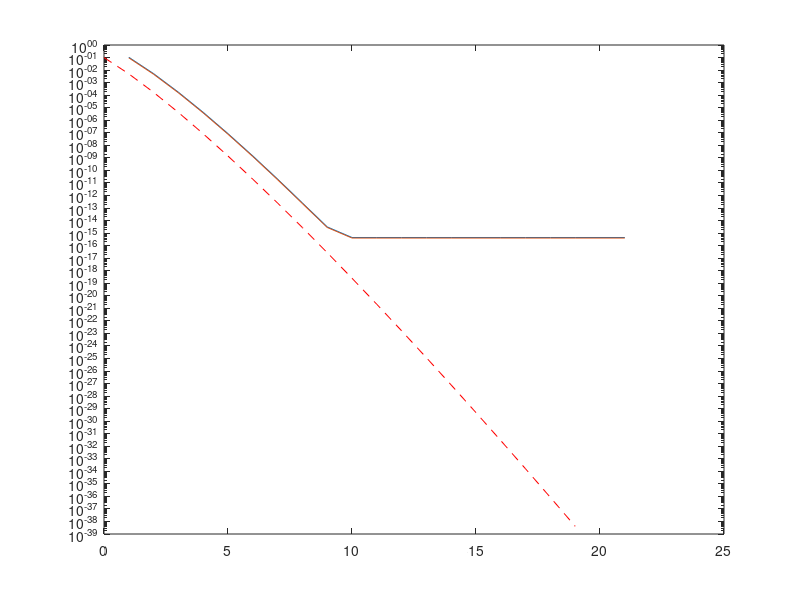

MATLAB code to generate this figure:
x = 0.1, n = 20;  %(1)
%x = 0.8, n = 20;  %(2)
%x = 20 , n = 100; %(3)
%x = -20, n = 100; %(4)

t = x .^ (0:n) ./ factorial(0:n);
y = cumsum(t);

correct = exp(x)

abs_err = abs(+y-correct)
rel_err = abs((y-correct)/correct)

semilogy(abs_err)
hold all
semilogy(rel_err)
hold all
semilogy(0:n-1,abs(t(2:n+1)),'r--')